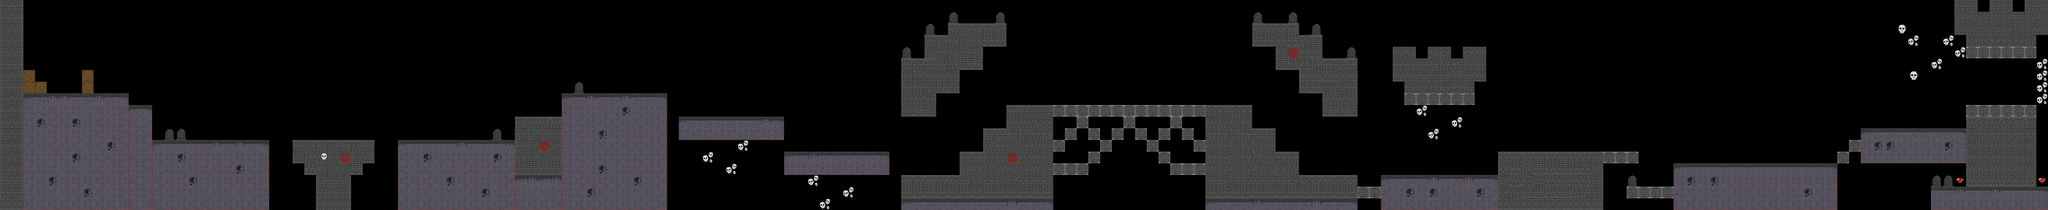

Tiled map render using the project's own tile images. Description and the map definition, with tile-layer contents summarised, below:
An orthogonal 175x18 tile map with 64x64 px tiles, 1 tile layer (Platforms) and 19 objects (9x GunEnemy, 6x FlyEnemy, 2x BigEnemy, PlayerSpawn, Goal).

<map version="1.2" tiledversion="1.2.2" orientation="orthogonal" renderorder="right-down" width="175" height="18" tilewidth="64" tileheight="64" infinite="0" nextlayerid="8" nextobjectid="38">
 <tileset firstgid="1" name="tilesheet" tilewidth="64" tileheight="64" tilecount="72" columns="9">
  <image source="../IMAGES/tilesheet.png" width="576" height="512" />
 </tileset>
 <layer id="7" name="Platforms" width="175" height="18">
  <data>[3150 cells, 1051 non-empty, 29 distinct tile ids]</data>
 </layer>
 <objectgroup id="3" name="Enemies">
  <object id="21" type="GunEnemy" x="1350" y="740">
   <properties>
    <property name="MaxX" value="1380" />
    <property name="MinX" value="1180" />
   </properties>
   <point />
  </object>
  <object id="22" type="FlyEnemy" x="750" y="345">
   <properties>
    <property name="MaxX" value="900" />
    <property name="MinX" value="650" />
   </properties>
   <point />
  </object>
  <object id="23" type="FlyEnemy" x="1800" y="650">
   <properties>
    <property name="MaxX" value="2000" />
    <property name="MinX" value="1600" />
   </properties>
   <point />
  </object>
  <object id="24" type="BigEnemy" x="5900" y="520">
   <properties>
    <property name="MaxX" value="5980" />
    <property name="MinX" value="5820" />
   </properties>
   <point />
  </object>
  <object id="25" type="BigEnemy" x="6640" y="520">
   <properties>
    <property name="MaxX" value="6740" />
    <property name="MinX" value="6560" />
   </properties>
   <point />
  </object>
  <object id="26" type="FlyEnemy" x="3230" y="350">
   <properties>
    <property name="MaxX" value="3480" />
    <property name="MinX" value="3130" />
   </properties>
   <point />
  </object>
  <object id="27" type="FlyEnemy" x="3550" y="420">
   <properties>
    <property name="MaxX" value="3650" />
    <property name="MinX" value="3400" />
   </properties>
   <point />
  </object>
  <object id="28" type="GunEnemy" x="2640" y="720">
   <properties>
    <property name="MaxX" value="2700" />
    <property name="MinX" value="2500" />
   </properties>
   <point />
  </object>
  <object id="29" type="GunEnemy" x="6385" y="520">
   <properties>
    <property name="MaxX" value="6465" />
    <property name="MinX" value="6305" />
   </properties>
   <point />
  </object>
  <object id="30" type="GunEnemy" x="5650" y="520">
   <properties>
    <property name="MaxX" value="5720" />
    <property name="MinX" value="5580" />
   </properties>
   <point />
  </object>
  <object id="31" type="GunEnemy" x="6160" y="520">
   <properties>
    <property name="MaxX" value="6240" />
    <property name="MinX" value="6080" />
   </properties>
   <point />
  </object>
  <object id="32" type="GunEnemy" x="9600" y="850">
   <properties>
    <property name="MaxX" value="9820" />
    <property name="MinX" value="9400" />
   </properties>
   <point />
  </object>
  <object id="33" type="GunEnemy" x="8470" y="800">
   <properties>
    <property name="MaxX" value="8620" />
    <property name="MinX" value="8320" />
   </properties>
   <point />
  </object>
  <object id="34" type="GunEnemy" x="7750" y="920">
   <properties>
    <property name="MaxX" value="7800" />
    <property name="MinX" value="7650" />
   </properties>
   <point />
  </object>
  <object id="35" type="GunEnemy" x="8000" y="920">
   <properties>
    <property name="MaxX" value="8100" />
    <property name="MinX" value="7950" />
   </properties>
   <point />
  </object>
  <object id="36" type="FlyEnemy" x="8500" y="690">
   <properties>
    <property name="MaxX" value="8700" />
    <property name="MinX" value="8300" />
   </properties>
   <point />
  </object>
  <object id="37" type="FlyEnemy" x="9600" y="750">
   <properties>
    <property name="MaxX" value="9900" />
    <property name="MinX" value="9400" />
   </properties>
   <point />
  </object>
 </objectgroup>
 <objectgroup id="2" name="KeyPoints">
  <object id="1" type="PlayerSpawn" x="340" y="440">
   <point />
  </object>
  <object id="2" type="Goal" x="10859.3" y="386.272" width="163" height="141" />
 </objectgroup>
</map>